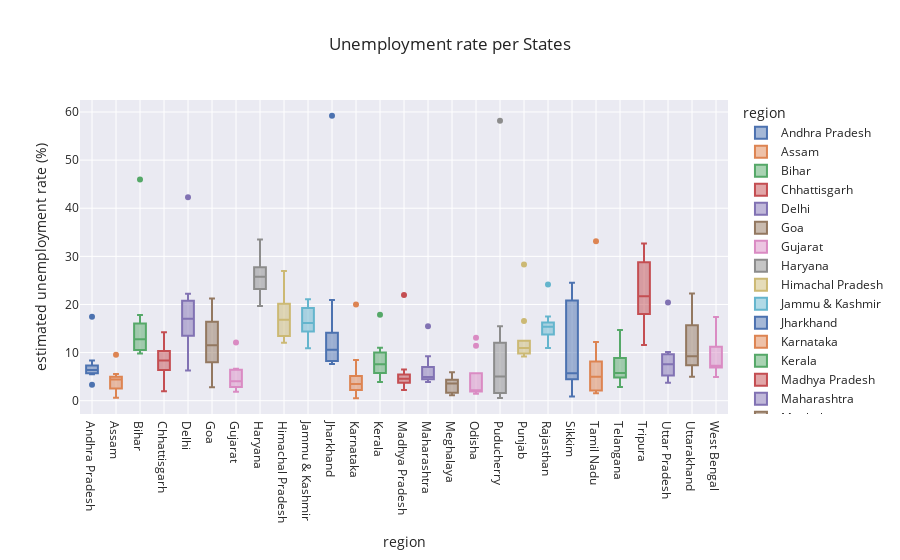

Notebook code cell kept with this figure:
### Code cell
px.box(open_df, x='region', y='estimated unemployment rate (%)', color='region', title='Unemployment rate per States', template='seaborn')

### Figure 1 — Plotly figure (JSON) as saved in the notebook; plotly's stock layout.template omitted (floating-point values rounded to 4 significant figures)
{"data": [{"alignmentgroup": "True", "hovertemplate": "region=%{x}<br>estimated unemployment rate (%)=%{y}<extra></extra>", "legendgroup": "Andhra Pradesh", "marker": {"color": "rgb(76,114,176)"}, "name": "Andhra Pradesh", "notched": false, "offsetgroup": "Andhra Pradesh", "orientation": "v", "showlegend": true, "type": "box", "x": ["Andhra Pradesh", "Andhra Pradesh", "Andhra Pradesh", "Andhra Pradesh", "Andhra Pradesh", "Andhra Pradesh", "Andhra Pradesh", "Andhra Pradesh", "Andhra Pradesh"], "x0": " ", "xaxis": "x", "y": [5.48, 5.83, 5.79, 17.43, 3.31, 8.34, 6.96, 6.4, 6.59], "y0": " ", "yaxis": "y"}, {"alignmentgroup": "True", "hovertemplate": "region=%{x}<br>estimated unemployment rate (%)=%{y}<extra></extra>", "legendgroup": "Assam", "marker": {"color": "rgb(221,132,82)"}, "name": "Assam", "notched": false, "offsetgroup": "Assam", "orientation": "v", "showlegend": true, "type": "box", "x": ["Assam", "Assam", "Assam", "Assam", "Assam", "Assam", "Assam", "Assam", "Assam"], "x0": " ", "xaxis": "x", "y": [4.66, 4.41, 4.77, 9.55, 0.6, 3.77, 5.53, 1.19, 3.02], "y0": " ", "yaxis": "y"}, {"alignmentgroup": "True", "hovertemplate": "region=%{x}<br>estimated unemployment rate (%)=%{y}<extra></extra>", "legendgroup": "Bihar", "marker": {"color": "rgb(85,168,104)"}, "name": "Bihar", "notched": false, "offsetgroup": "Bihar", "orientation": "v", "showlegend": true, "type": "box", "x": ["Bihar", "Bihar", "Bihar", "Bihar", "Bihar", "Bihar", "Bihar", "Bihar", "Bihar"], "x0": " ", "xaxis": "x", "y": [10.61, 10.29, 15.43, 45.96, 17.82, 12.79, 13.44, 11.91, 9.82], "y0": " ", "yaxis": "y"}, {"alignmentgroup": "True", "hovertemplate": "region=%{x}<br>estimated unemployment rate (%)=%{y}<extra></extra>", "legendgroup": "Chhattisgarh", "marker": {"color": "rgb(196,78,82)"}, "name": "Chhattisgarh", "notched": false, "offsetgroup": "Chhattisgarh", "orientation": "v", "showlegend": true, "type": "box", "x": ["Chhattisgarh", "Chhattisgarh", "Chhattisgarh", "Chhattisgarh", "Chhattisgarh", "Chhattisgarh", "Chhattisgarh", "Chhattisgarh", "Chhattisgarh"], "x0": " ", "xaxis": "x", "y": [9.65, 8.38, 7.54, 10.5, 14.23, 10.27, 5.63, 1.96, 6.62], "y0": " ", "yaxis": "y"}, {"alignmentgroup": "True", "hovertemplate": "region=%{x}<br>estimated unemployment rate (%)=%{y}<extra></extra>", "legendgroup": "Delhi", "marker": {"color": "rgb(129,114,179)"}, "name": "Delhi", "notched": false, "offsetgroup": "Delhi", "orientation": "v", "showlegend": true, "type": "box", "x": ["Delhi", "Delhi", "Delhi", "Delhi", "Delhi", "Delhi", "Delhi", "Delhi", "Delhi"], "x0": " ", "xaxis": "x", "y": [22.23, 14.84, 17.04, 42.27, 18.19, 20.3, 13.79, 12.53, 6.27], "y0": " ", "yaxis": "y"}, {"alignmentgroup": "True", "hovertemplate": "region=%{x}<br>estimated unemployment rate (%)=%{y}<extra></extra>", "legendgroup": "Goa", "marker": {"color": "rgb(147,120,96)"}, "name": "Goa", "notched": false, "offsetgroup": "Goa", "orientation": "v", "showlegend": true, "type": "box", "x": ["Goa", "Goa", "Goa", "Goa", "Goa", "Goa", "Goa", "Goa", "Goa"], "x0": " ", "xaxis": "x", "y": [8.89, 2.81, 5.25, 21.25, 9.96, 17.07, 16.21, 15.38, 11.54], "y0": " ", "yaxis": "y"}, {"alignmentgroup": "True", "hovertemplate": "region=%{x}<br>estimated unemployment rate (%)=%{y}<extra></extra>", "legendgroup": "Gujarat", "marker": {"color": "rgb(218,139,195)"}, "name": "Gujarat", "notched": false, "offsetgroup": "Gujarat", "orientation": "v", "showlegend": true, "type": "box", "x": ["Gujarat", "Gujarat", "Gujarat", "Gujarat", "Gujarat", "Gujarat", "Gujarat", "Gujarat", "Gujarat"], "x0": " ", "xaxis": "x", "y": [5.54, 6.38, 6.66, 12.11, 3.2, 1.84, 1.87, 3.42, 4.03], "y0": " ", "yaxis": "y"}, {"alignmentgroup": "True", "hovertemplate": "region=%{x}<br>estimated unemployment rate (%)=%{y}<extra></extra>", "legendgroup": "Haryana", "marker": {"color": "rgb(140,140,140)"}, "name": "Haryana", "notched": false, "offsetgroup": "Haryana", "orientation": "v", "showlegend": true, "type": "box", "x": ["Haryana", "Haryana", "Haryana", "Haryana", "Haryana", "Haryana", "Haryana", "Haryana", "Haryana"], "x0": " ", "xaxis": "x", "y": [20.34, 25.77, 25.05, 29.02, 26.7, 24.18, 33.5, 19.68, 27.31], "y0": " ", "yaxis": "y"}, {"alignmentgroup": "True", "hovertemplate": "region=%{x}<br>estimated unemployment rate (%)=%{y}<extra></extra>", "legendgroup": "Himachal Pradesh", "marker": {"color": "rgb(204,185,116)"}, "name": "Himachal Pradesh", "notched": false, "offsetgroup": "Himachal Pradesh", "orientation": "v", "showlegend": true, "type": "box", "x": ["Himachal Pradesh", "Himachal Pradesh", "Himachal Pradesh", "Himachal Pradesh", "Himachal Pradesh", "Himachal Pradesh", "Himachal Pradesh", "Himachal Pradesh", "Himachal Pradesh"], "x0": " ", "xaxis": "x", "y": [16.83, 16.84, 18.76, 26.95, 13.47, 24.31, 15.79, 12.04, 13.46], "y0": " ", "yaxis": "y"}, {"alignmentgroup": "True", "hovertemplate": "region=%{x}<br>estimated unemployment rate (%)=%{y}<extra></extra>", "legendgroup": "Jammu & Kashmir", "marker": {"color": "rgb(100,181,205)"}, "name": "Jammu & Kashmir", "notched": false, "offsetgroup": "Jammu & Kashmir", "orientation": "v", "showlegend": true, "type": "box", "x": ["Jammu & Kashmir", "Jammu & Kashmir", "Jammu & Kashmir", "Jammu & Kashmir", "Jammu & Kashmir", "Jammu & Kashmir", "Jammu & Kashmir", "Jammu & Kashmir", "Jammu & Kashmir"], "x0": " ", "xaxis": "x", "y": [21.08, 20.78, 15.5, 18.74, 17.92, 10.88, 11.09, 16.17, 16.14], "y0": " ", "yaxis": "y"}, {"alignmentgroup": "True", "hovertemplate": "region=%{x}<br>estimated unemployment rate (%)=%{y}<extra></extra>", "legendgroup": "Jharkhand", "marker": {"color": "rgb(76,114,176)"}, "name": "Jharkhand", "notched": false, "offsetgroup": "Jharkhand", "orientation": "v", "showlegend": true, "type": "box", "x": ["Jharkhand", "Jharkhand", "Jharkhand", "Jharkhand", "Jharkhand", "Jharkhand", "Jharkhand", "Jharkhand", "Jharkhand"], "x0": " ", "xaxis": "x", "y": [10.61, 11.85, 8.23, 59.23, 20.95, 7.63, 9.76, 8.24, 11.8], "y0": " ", "yaxis": "y"}, {"alignmentgroup": "True", "hovertemplate": "region=%{x}<br>estimated unemployment rate (%)=%{y}<extra></extra>", "legendgroup": "Karnataka", "marker": {"color": "rgb(221,132,82)"}, "name": "Karnataka", "notched": false, "offsetgroup": "Karnataka", "orientation": "v", "showlegend": true, "type": "box", "x": ["Karnataka", "Karnataka", "Karnataka", "Karnataka", "Karnataka", "Karnataka", "Karnataka", "Karnataka", "Karnataka"], "x0": " ", "xaxis": "x", "y": [2.86, 3.61, 3.46, 19.97, 8.44, 4.01, 0.5, 2.41, 1.58], "y0": " ", "yaxis": "y"}, {"alignmentgroup": "True", "hovertemplate": "region=%{x}<br>estimated unemployment rate (%)=%{y}<extra></extra>", "legendgroup": "Kerala", "marker": {"color": "rgb(85,168,104)"}, "name": "Kerala", "notched": false, "offsetgroup": "Kerala", "orientation": "v", "showlegend": true, "type": "box", "x": ["Kerala", "Kerala", "Kerala", "Kerala", "Kerala", "Kerala", "Kerala", "Kerala", "Kerala"], "x0": " ", "xaxis": "x", "y": [5.31, 7.6, 8.99, 17.88, 9.71, 7.09, 10.98, 5.91, 3.88], "y0": " ", "yaxis": "y"}, {"alignmentgroup": "True", "hovertemplate": "region=%{x}<br>estimated unemployment rate (%)=%{y}<extra></extra>", "legendgroup": "Madhya Pradesh", "marker": {"color": "rgb(196,78,82)"}, "name": "Madhya Pradesh", "notched": false, "offsetgroup": "Madhya Pradesh", "orientation": "v", "showlegend": true, "type": "box", "x": ["Madhya Pradesh", "Madhya Pradesh", "Madhya Pradesh", "Madhya Pradesh", "Madhya Pradesh", "Madhya Pradesh", "Madhya Pradesh", "Madhya Pradesh", "Madhya Pradesh"], "x0": " ", "xaxis": "x", "y": [4.11, 4.57, 2.22, 21.98, 6.48, 5.08, 4.7, 3.91, 3.13], "y0": " ", "yaxis": "y"}, {"alignmentgroup": "True", "hovertemplate": "region=%{x}<br>estimated unemployment rate (%)=%{y}<extra></extra>", "legendgroup": "Maharashtra", "marker": {"color": "rgb(129,114,179)"}, "name": "Maharashtra", "notched": false, "offsetgroup": "Maharashtra", "orientation": "v", "showlegend": true, "type": "box", "x": ["Maharashtra", "Maharashtra", "Maharashtra", "Maharashtra", "Maharashtra", "Maharashtra", "Maharashtra", "Maharashtra", "Maharashtra"], "x0": " ", "xaxis": "x", "y": [4.95, 4.69, 5.79, 15.46, 9.23, 3.89, 6.23, 4.55, 4.1], "y0": " ", "yaxis": "y"}, {"alignmentgroup": "True", "hovertemplate": "region=%{x}<br>estimated unemployment rate (%)=%{y}<extra></extra>", "legendgroup": "Meghalaya", "marker": {"color": "rgb(147,120,96)"}, "name": "Meghalaya", "notched": false, "offsetgroup": "Meghalaya", "orientation": "v", "showlegend": true, "type": "box", "x": ["Meghalaya", "Meghalaya", "Meghalaya", "Meghalaya", "Meghalaya", "Meghalaya", "Meghalaya", "Meghalaya", "Meghalaya"], "x0": " ", "xaxis": "x", "y": [1.66, 3.59, 1.58, 5.92, 1.15, 2.1, 3.74, 4.29, 4.6], "y0": " ", "yaxis": "y"}, {"alignmentgroup": "True", "hovertemplate": "region=%{x}<br>estimated unemployment rate (%)=%{y}<extra></extra>", "legendgroup": "Odisha", "marker": {"color": "rgb(218,139,195)"}, "name": "Odisha", "notched": false, "offsetgroup": "Odisha", "orientation": "v", "showlegend": true, "type": "box", "x": ["Odisha", "Odisha", "Odisha", "Odisha", "Odisha", "Odisha", "Odisha", "Odisha", "Odisha"], "x0": " ", "xaxis": "x", "y": [1.9, 3.12, 13.08, 11.41, 3.77, 1.88, 1.42, 2.1, 2.18], "y0": " ", "yaxis": "y"}, {"alignmentgroup": "True", "hovertemplate": "region=%{x}<br>estimated unemployment rate (%)=%{y}<extra></extra>", "legendgroup": "Puducherry", "marker": {"color": "rgb(140,140,140)"}, "name": "Puducherry", "notched": false, "offsetgroup": "Puducherry", "orientation": "v", "showlegend": true, "type": "box", "x": ["Puducherry", "Puducherry", "Puducherry", "Puducherry", "Puducherry", "Puducherry", "Puducherry", "Puducherry", "Puducherry"], "x0": " ", "xaxis": "x", "y": [0.58, 1.76, 1.2, 58.19, 4.24, 15.47, 5.05, 10.9, 6.18], "y0": " ", "yaxis": "y"}, {"alignmentgroup": "True", "hovertemplate": "region=%{x}<br>estimated unemployment rate (%)=%{y}<extra></extra>", "legendgroup": "Punjab", "marker": {"color": "rgb(204,185,116)"}, "name": "Punjab", "notched": false, "offsetgroup": "Punjab", "orientation": "v", "showlegend": true, "type": "box", "x": ["Punjab", "Punjab", "Punjab", "Punjab", "Punjab", "Punjab", "Punjab", "Punjab", "Punjab"], "x0": " ", "xaxis": "x", "y": [11.11, 10.97, 10.32, 28.33, 16.55, 9.19, 10.99, 9.61, 9.88], "y0": " ", "yaxis": "y"}, {"alignmentgroup": "True", "hovertemplate": "region=%{x}<br>estimated unemployment rate (%)=%{y}<extra></extra>", "legendgroup": "Rajasthan", "marker": {"color": "rgb(100,181,205)"}, "name": "Rajasthan", "notched": false, "offsetgroup": "Rajasthan", "orientation": "v", "showlegend": true, "type": "box", "x": ["Rajasthan", "Rajasthan", "Rajasthan", "Rajasthan", "Rajasthan", "Rajasthan", "Rajasthan", "Rajasthan", "Rajasthan"], "x0": " ", "xaxis": "x", "y": [10.97, 15.16, 11.9, 15.74, 14.39, 15.81, 17.51, 15.35, 24.15], "y0": " ", "yaxis": "y"}, {"alignmentgroup": "True", "hovertemplate": "region=%{x}<br>estimated unemployment rate (%)=%{y}<extra></extra>", "legendgroup": "Sikkim", "marker": {"color": "rgb(76,114,176)"}, "name": "Sikkim", "notched": false, "offsetgroup": "Sikkim", "orientation": "v", "showlegend": true, "type": "box", "x": ["Sikkim", "Sikkim", "Sikkim", "Sikkim", "Sikkim", "Sikkim", "Sikkim"], "x0": " ", "xaxis": "x", "y": [23.57, 24.51, 4.46, 4.45, 12.49, 5.7, 0.88], "y0": " ", "yaxis": "y"}, {"alignmentgroup": "True", "hovertemplate": "region=%{x}<br>estimated unemployment rate (%)=%{y}<extra></extra>", "legendgroup": "Tamil Nadu", "marker": {"color": "rgb(221,132,82)"}, "name": "Tamil Nadu", "notched": false, "offsetgroup": "Tamil Nadu", "orientation": "v", "showlegend": true, "type": "box", "x": ["Tamil Nadu", "Tamil Nadu", "Tamil Nadu", "Tamil Nadu", "Tamil Nadu", "Tamil Nadu", "Tamil Nadu", "Tamil Nadu", "Tamil Nadu"], "x0": " ", "xaxis": "x", "y": [1.57, 2.09, 6.4, 33.16, 12.2, 6.81, 2.65, 5, 2.16], "y0": " ", "yaxis": "y"}, {"alignmentgroup": "True", "hovertemplate": "region=%{x}<br>estimated unemployment rate (%)=%{y}<extra></extra>", "legendgroup": "Telangana", "marker": {"color": "rgb(85,168,104)"}, "name": "Telangana", "notched": false, "offsetgroup": "Telangana", "orientation": "v", "showlegend": true, "type": "box", "x": ["Telangana", "Telangana", "Telangana", "Telangana", "Telangana", "Telangana", "Telangana", "Telangana", "Telangana"], "x0": " ", "xaxis": "x", "y": [5.49, 8.29, 5.77, 14.7, 10.55, 5.36, 5.79, 3.27, 2.86], "y0": " ", "yaxis": "y"}, {"alignmentgroup": "True", "hovertemplate": "region=%{x}<br>estimated unemployment rate (%)=%{y}<extra></extra>", "legendgroup": "Tripura", "marker": {"color": "rgb(196,78,82)"}, "name": "Tripura", "notched": false, "offsetgroup": "Tripura", "orientation": "v", "showlegend": true, "type": "box", "x": ["Tripura", "Tripura", "Tripura", "Tripura", "Tripura", "Tripura", "Tripura", "Tripura", "Tripura"], "x0": " ", "xaxis": "x", "y": [32.67, 28.4, 29.95, 21.51, 21.71, 18.24, 27.92, 17.35, 11.57], "y0": " ", "yaxis": "y"}, {"alignmentgroup": "True", "hovertemplate": "region=%{x}<br>estimated unemployment rate (%)=%{y}<extra></extra>", "legendgroup": "Uttar Pradesh", "marker": {"color": "rgb(129,114,179)"}, "name": "Uttar Pradesh", "notched": false, "offsetgroup": "Uttar Pradesh", "orientation": "v", "showlegend": true, "type": "box", "x": ["Uttar Pradesh", "Uttar Pradesh", "Uttar Pradesh", "Uttar Pradesh", "Uttar Pradesh", "Uttar Pradesh", "Uttar Pradesh", "Uttar Pradesh", "Uttar Pradesh"], "x0": " ", "xaxis": "x", "y": [7.58, 8.98, 10.11, 20.41, 9.47, 5.56, 5.79, 4.18, 3.75], "y0": " ", "yaxis": "y"}, {"alignmentgroup": "True", "hovertemplate": "region=%{x}<br>estimated unemployment rate (%)=%{y}<extra></extra>", "legendgroup": "Uttarakhand", "marker": {"color": "rgb(147,120,96)"}, "name": "Uttarakhand", "notched": false, "offsetgroup": "Uttarakhand", "orientation": "v", "showlegend": true, "type": "box", "x": ["Uttarakhand", "Uttarakhand", "Uttarakhand", "Uttarakhand", "Uttarakhand", "Uttarakhand", "Uttarakhand", "Uttarakhand", "Uttarakhand"], "x0": " ", "xaxis": "x", "y": [5.49, 4.99, 19.85, 8.01, 8.61, 12.38, 14.26, 22.26, 9.23], "y0": " ", "yaxis": "y"}, {"alignmentgroup": "True", "hovertemplate": "region=%{x}<br>estimated unemployment rate (%)=%{y}<extra></extra>", "legendgroup": "West Bengal", "marker": {"color": "rgb(218,139,195)"}, "name": "West Bengal", "notched": false, "offsetgroup": "West Bengal", "orientation": "v", "showlegend": true, "type": "box", "x": ["West Bengal", "West Bengal", "West Bengal", "West Bengal", "West Bengal", "West Bengal", "West Bengal", "West Bengal", "West Bengal"], "x0": " ", "xaxis": "x", "y": [6.94, 4.92, 6.92, 17.41, 7.29, 6.83, 14.87, 9.35, 9.98], "y0": " ", "yaxis": "y"}], "layout": {"boxmode": "overlay", "legend": {"title": {"text": "region"}, "tracegroupgap": 0}, "title": {"text": "Unemployment rate per States"}, "xaxis": {"anchor": "y", "categoryarray": ["Andhra Pradesh", "Assam", "Bihar", "Chhattisgarh", "Delhi", "Goa", "Gujarat", "Haryana", "Himachal Pradesh", "Jammu & Kashmir", "Jharkhand", "Karnataka", "Kerala", "Madhya Pradesh", "Maharashtra", "Meghalaya", "Odisha", "Puducherry", "Punjab", "Rajasthan", "Sikkim", "Tamil Nadu", "Telangana", "Tripura", "Uttar Pradesh", "Uttarakhand", "West Bengal"], "categoryorder": "array", "domain": [0, 1], "title": {"text": "region"}}, "yaxis": {"anchor": "x", "domain": [0, 1], "title": {"text": "estimated unemployment rate (%)"}}}}
